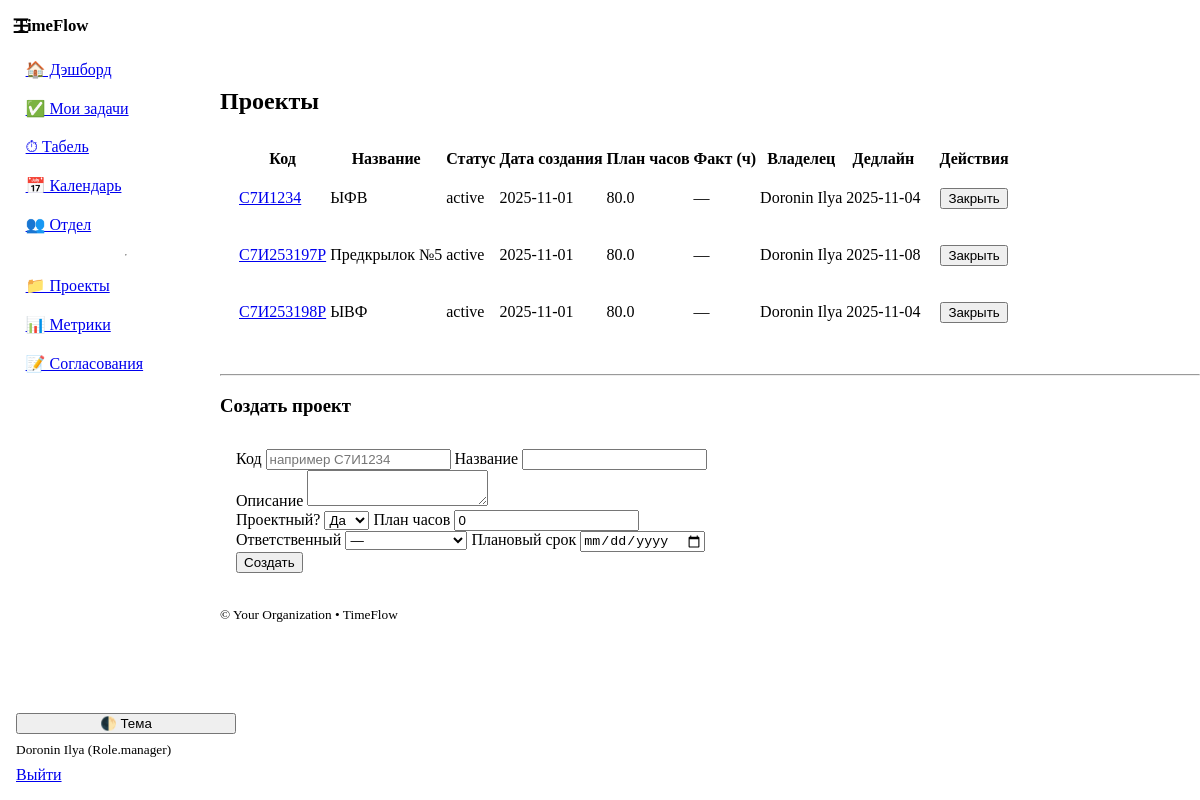
Page /projects (signed in) on the committed database.
### models.py (models this page shows)
class User(Base):
    __tablename__ = "users"
    id: Mapped[int] = mapped_column(Integer, primary_key=True, index=True)
    username: Mapped[str] = mapped_column(String(50), unique=True, index=True)
    full_name: Mapped[str] = mapped_column(String(120))
    email: Mapped[str] = mapped_column(String(200), unique=True)
    department: Mapped[str] = mapped_column(String(120), default="")
    role: Mapped[Role] = mapped_column(Enum(Role), default=Role.employee)
    is_active: Mapped[bool] = mapped_column(Boolean, default=True)
    hashed_password: Mapped[str] = mapped_column(String(255))
    created_at: Mapped[dt.datetime] = mapped_column(DateTime, default=dt.datetime.utcnow)
    tasks: Mapped[list["Task"]] = relationship(
        "Task",
        back_populates="assignee",
        foreign_keys="Task.assignee_id",
    )
    time_entries: Mapped[list["TimeEntry"]] = relationship(
        "TimeEntry",
        back_populates="user",
        foreign_keys="TimeEntry.user_id",
    )
    member_projects: Mapped[list["ProjectMember"]] = relationship(backref="user", cascade="all, delete-orphan")

class Project(Base):
    __tablename__ = "projects"
    id: Mapped[int] = mapped_column(Integer, primary_key=True)
    code: Mapped[str] = mapped_column(String(50), index=True)  # e.g., C7И**** or other code
    name: Mapped[str] = mapped_column(String(200))
    description: Mapped[str] = mapped_column(Text, default="")
    is_project: Mapped[bool] = mapped_column(Boolean, default=True)  # False = non-project bucket
    status: Mapped[str] = mapped_column(String(20), default="active")  # active/closed
    planned_hours: Mapped[float] = mapped_column(Float, default=0.0)
    owner_id: Mapped[int | None] = mapped_column(ForeignKey("users.id"))
    date_created: Mapped[dt.date] = mapped_column(Date, default=dt.date.today)
    planned_due_date: Mapped[dt.date | None] = mapped_column(Date, nullable=True)
    owner: Mapped["User"] = relationship()
    tasks: Mapped[list["Task"]] = relationship(back_populates="project")
    __table_args__ = (UniqueConstraint("code", name="uq_project_code"), )
    members: Mapped[list["ProjectMember"]] = relationship(backref="project", cascade="all, delete-orphan")
    tasks: Mapped[list["Task"]] = relationship(back_populates="project")

### app.py (the view)
@app.get("/projects", response_class=HTMLResponse)
def projects_page(request: Request, db: Session = Depends(get_db), user: User = Depends(get_current_user)):
    projects = db.scalars(select(Project).order_by(Project.status.desc(), Project.code)).all()
    users = db.scalars(select(User).order_by(User.full_name)).all()
    return templates.TemplateResponse("projects.html", {"request": request, "user": user, "projects": projects, "users": users, "app_name": APP_NAME})

### templates/projects.html (shortened to what this page needs)
{% extends "base.html" %}
{% block content %}
  <h2>Проекты</h2>
  <table class="sticky-table">
    <thead><tr><th>Код</th><th>Название</th><th>Статус</th><th>Дата создания</th><th>План часов</th><th>Факт (ч)</th><th>Владелец</th><th>Дедлайн</th><th>Действия</th></tr></thead>
    <tbody>
      {% for p in projects %}
      <tr>
        <td><a href="/projects/{{ p.id }}">{{ p.code }}</a></td>
        <td>{{ p.name }}</td>
        <td>{{ p.status }}</td>
        <td>{{ p.date_created }}</td>
        <td>{{ '%.1f'|format(p.planned_hours or 0) }}</td>
        <td>—</td>
        <td>{{ p.owner.full_name if p.owner else "—" }}</td>
        <td>{{ p.planned_due_date or "—" }}</td>
        <td>
          {% if user.role in ['manager','admin'] and p.status!='closed' %}
          <form method="post" action="/projects/close">
            <button class="secondary" type="submit">Закрыть</button>
          </form>
          {% endif %}
        </td>
      </tr>
      {% endfor %}
    </tbody>
  </table>
  {% if user.role in ['manager','admin'] %}
  <hr>
  <h3>Создать проект</h3>
  <form method="post" action="/projects/new">
    <div class="grid">
      <label>Код <input type="text" name="code" placeholder="например C7И1234" required></label>
      <label>Название <input type="text" name="name" required></label>
    </div>
    <label>Описание <textarea name="description"></textarea></label>
    <div class="grid">
      <label>Проектный? <select name="is_project"><option value="1">Да</option><option value="0">Нет</option></select></label>
      <label>План часов <input type="number" step="0.5" name="planned_hours" value="0"></label>
    </div>
    <div class="grid">
      <label>Ответственный
        <select name="owner_id">
          <option value="">—</option>
        </select>
      </label>
      <label>Плановый срок <input type="date" name="planned_due_date"></label>
    </div>
    <button type="submit">Создать</button>
  </form>
  {% endif %}
{% endblock %}

### templates/base.html (shortened to what this page needs)
<!doctype html>
<html lang="ru" data-theme="light">
<head>
  <link rel="stylesheet" href="https://cdn.jsdelivr.net/npm/@picocss/pico@1/css/pico.min.css">
  <link rel="stylesheet" href="/static/theme.css">
</head>
<body class="layout">
  <aside class="sidebar">
    <div class="brand">
      <strong>{{ app_name }}</strong>
    </div>
    <nav class="menu">
      <a href="/dashboard">🏠 Дэшборд</a>
      <a href="/tasks?mine=1">✅ Мои задачи</a>
      <a href="/timesheet">⏱ Табель</a>
      <a href="/leaves">📅 Календарь</a>
      <a href="/team">👥 Отдел</a>
      {% if user and (user.role in ['manager','admin']) %}
        <hr>
        <a href="/projects">📁 Проекты</a>
        <a href="/metrics">📊 Метрики</a>
        <a href="/admin/approvals">📝 Согласования</a>
      {% endif %}
    </nav>
    <div class="sidebar-bottom">
      <button class="contrast full" onclick="toggleTheme()">🌓 Тема</button>
      {% if user %}
        <small class="muted">{{ user.full_name }} ({{ user.role }})</small>
        <a href="/auth/logout" class="secondary full">Выйти</a>
      {% endif %}
    </div>
  </aside>
  <header class="topbar">
    <label for="nav-toggle" class="burger" aria-label="Открыть меню">☰</label>
  </header>
  <main class="content container">
    {% block content %}{% endblock %}
  </main>
  <footer class="container footer-note">
    <small>&copy; {{ org_name if org_name is defined else '' }} • {{ app_name }}</small>
  </footer>
</body>
</html>

### static/theme.css (style rules this page uses)
:root { --sidebar-w: 220px; --topbar-h: 52px; --pico-border-radius: 12px; --tf-critical: hsl(0 75% 45%); --tf-badge-green-bg: hsl(148 58% 88%); --tf-badge-green-fg: hsl(148 45% 24%); --tf-badge-amber-bg: hsl(40 95% 90%); --tf-badge-amber-fg: hsl(28 65% 28%); --tf-badge-red-bg: hsl(3 80% 92%); --tf-badge-red-fg: hsl(3 70% 35%); --tf-badge-blue-bg: hsl(224 90% 92%); --tf-badge-blue-fg: hsl(224 70% 30%); --tf-badge-gray-bg: hsl(210 16% 90%); --tf-badge-gray-fg: hsl(210 12% 30%); }
.layout { display: contents; }
.sidebar { position: fixed; inset: 0 auto 0 0; width: var(--sidebar-w); background: var(--pico-card-background-color); border-right: 1px solid var(--pico-muted-border-color); padding: 1rem; display: flex; flex-direction: column; gap: 1rem; transform: translateX(-100%); transition: transform .2s ease; z-index: 1000; }
.brand { font-size: 1.05rem; white-space: nowrap; overflow: hidden; text-overflow: ellipsis; }
.menu { display: flex; flex-direction: column; gap: .25rem; }
.menu a { padding: .5rem .6rem; border-radius: 8px; }
.sidebar-bottom { margin-top: auto; display: grid; gap: .5rem; }
.full { width: 100%; }
.muted { color: var(--pico-muted-color); }
.topbar { position: fixed; top: 0; left: 0; right: 0; height: var(--topbar-h); display: flex; align-items: center; gap: .5rem; padding: 0 .75rem; background: var(--pico-background-color); border-bottom: 1px solid var(--pico-muted-border-color); z-index: 1100; }
.burger { font-size: 1.25rem; cursor: pointer; user-select: none; }
.content { padding-top: calc(var(--topbar-h) + 1rem); }
.container.content > * { margin-bottom: 1rem; }
.container.content article, .container.content table, .container.content form { background: var(--pico-card-background-color); border: 1px solid var(--pico-muted-border-color); border-radius: var(--pico-border-radius); padding: 1rem; }
.sticky-table thead th { position: sticky; top: var(--topbar-h); background: var(--pico-card-background-color); z-index: 5; }
@media (min-width: 992px) { .sidebar { transform: translateX(0); } }
@media (min-width: 992px) { .topbar { left: 0; } }
@media (min-width: 992px) { .content, .footer-note { margin-left: var(--sidebar-w); } }

### rows in the picture
User: full_name "Doronin Ilya", role "Role.manager"
Project: code "С7И1234", name "ЫФВ", status "active", date_created "2025-11-01", planned_hours "80.0", owner "Doronin Ilya", planned_due_date "2025-11-04"
Project: code "С7И253197Р", name "Предкрылок №5", status "active", date_created "2025-11-01", planned_hours "80.0", owner "Doronin Ilya", planned_due_date "2025-11-08"
Project: code "С7И253198Р", name "ЫВФ", status "active", date_created "2025-11-01", planned_hours "80.0", owner "Doronin Ilya", planned_due_date "2025-11-04"

### other values in the picture
{{ app_name }} "TimeFlow"
{{ org_name if org_name is defined else '' }} "Your Organization"
